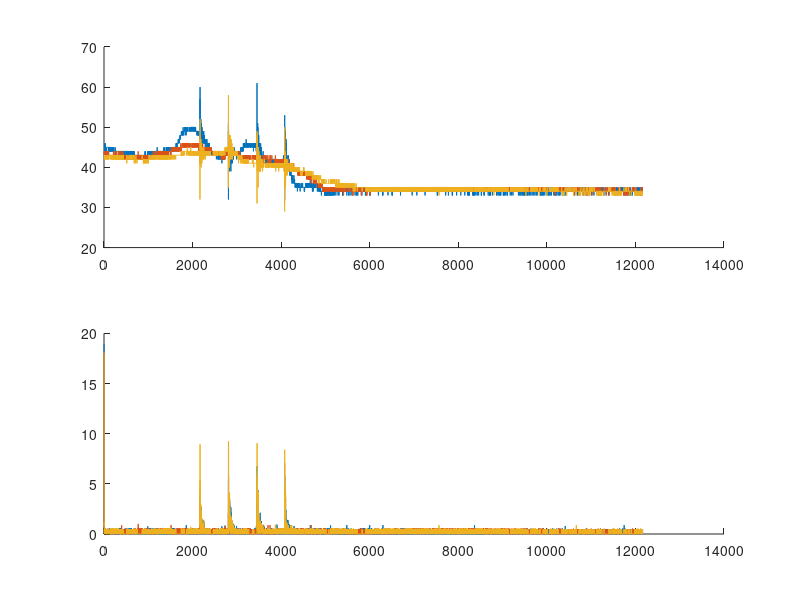

MATLAB code to generate this figure: (Note: this script raises an error after producing the figure.)
clear; close all
piezo_values = csvread('piezo.csv')';

[lpfB,lpfA] = butter(1,[.35,.75]);
piezo_values_filtered(1,:) = abs(filter(lpfB, lpfA, piezo_values(1,:)));
piezo_values_filtered(2,:) = abs(filter(lpfB, lpfA, piezo_values(2,:)));
piezo_values_filtered(3,:) = abs(filter(lpfB, lpfA, piezo_values(3,:)));

figure;

subplot(2,1,1);
hold;
plot(piezo_values(1,:));
plot(piezo_values(2,:));
plot(piezo_values(3,:));
hold;

subplot(2,1,2);
hold;
plot(piezo_values_filtered(1,:));
plot(piezo_values_filtered(2,:));
plot(piezo_values_filtered(3,:));
hold;
%%

s = serial('/dev/cu.usbserial-A9007Poz');
s.Baudrate = 115200;
s.Terminator = 44;
pollCount = 12000;
piezo0 = zeros(1, pollCount);
piezo1 = zeros(1, pollCount);
piezo2 = zeros(1, pollCount);


fopen(s);
for i = 3:(pollCount+1)*3
    idx = floor(i/3);
    if mod(i,3) == 0
        piezo0(idx) = fscanf(s)
    elseif mod(i,3) == 1
        piezo1(idx) = fscanf(s)
    elseif mod(i,3) == 2
        piezo2(idx) = fscanf(s)
    end
end
fclose(s);
